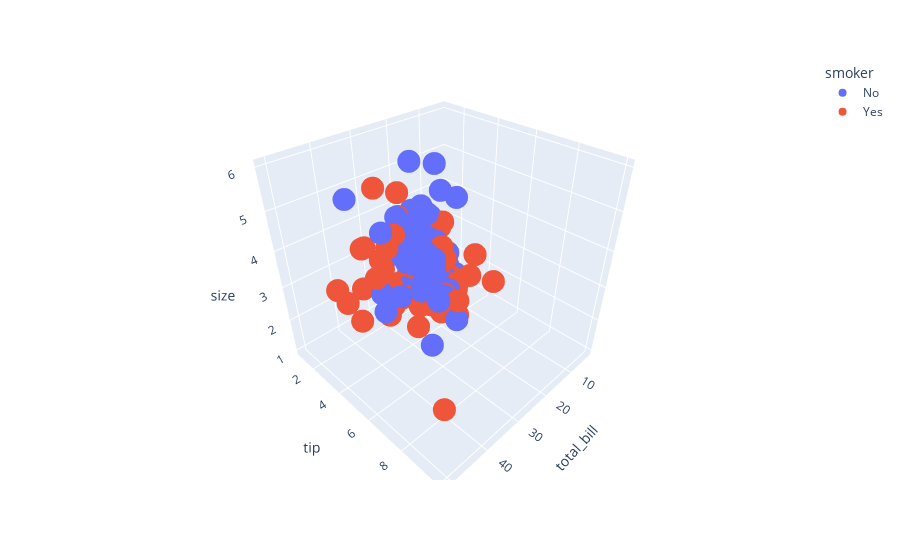

Notebook code for this chart:
### Code cell
px.scatter_3d(tips,x='total_bill',y='tip',z='size',color='smoker')

### Figure 1 — Plotly figure (JSON) as saved in the notebook; plotly's stock layout.template omitted (floating-point values rounded to 4 significant figures; data arrays with more than 128 entries replaced by an {"elided": "..."} marker saying what was removed)
{"data": [{"hovertemplate": "smoker=No<br>total_bill=%{x}<br>tip=%{y}<br>size=%{z}<extra></extra>", "legendgroup": "No", "marker": {"color": "#636efa", "symbol": "circle"}, "mode": "markers", "name": "No", "scene": "scene", "showlegend": true, "type": "scatter3d", "x": {"elided": "151 float values"}, "y": {"elided": "151 float values"}, "z": {"elided": "151 int values"}}, {"hovertemplate": "smoker=Yes<br>total_bill=%{x}<br>tip=%{y}<br>size=%{z}<extra></extra>", "legendgroup": "Yes", "marker": {"color": "#EF553B", "symbol": "circle"}, "mode": "markers", "name": "Yes", "scene": "scene", "showlegend": true, "type": "scatter3d", "x": [38.01, 11.24, 20.29, 13.81, 11.02, 18.29, 3.07, 15.01, 26.86, 25.28, 17.92, 19.44, 32.68, 28.97, 5.75, 16.32, 40.17, 27.28, 12.03, 21.01, 11.35, 15.38, 44.3, 22.42, 15.36, 20.49, 25.21, 14.31, 16, 17.51, 10.59, 10.63, 50.81, 15.81, 7.25, 31.85, 16.82, 32.9, 17.89, 14.48, 9.6, 34.63, 34.65, 23.33, 45.35, 23.17, 40.55, 20.9, 30.46, 18.15, 23.1, 15.69, 19.81, 28.44, 15.48, 16.58, 10.34, 43.11, 13, 13.51, 18.71, 12.74, 13, 16.4, 20.53, 16.47, 26.59, 38.73, 24.27, 12.76, 30.06, 25.89, 13.27, 28.17, 12.9, 28.15, 11.59, 7.74, 30.14, 12.16, 13.42, 8.58, 13.42, 16.27, 10.09, 22.12, 24.01, 15.69, 15.53, 12.6, 32.83, 27.18, 22.67], "y": [3, 1.76, 3.21, 2, 1.98, 3.76, 1, 2.09, 3.14, 5, 3.08, 3, 5, 3, 1, 4.3, 4.73, 4, 1.5, 3, 2.5, 3, 2.5, 3.48, 1.64, 4.06, 4.29, 4, 2, 3, 1.61, 2, 10, 3.16, 5.15, 3.18, 4, 3.11, 2, 2, 4, 3.55, 3.68, 5.65, 3.5, 6.5, 3, 3.5, 2, 3.5, 4, 1.5, 4.19, 2.56, 2.02, 4, 2, 5, 2, 2, 4, 2.01, 2, 2.5, 4, 3.23, 3.41, 3, 2.03, 2.23, 2, 5.16, 2.5, 6.5, 1.1, 3, 1.5, 1.44, 3.09, 2.2, 3.48, 1.92, 1.58, 2.5, 2, 2.88, 2, 3, 3, 1, 1.17, 2, 2], "z": [4, 2, 2, 2, 2, 4, 1, 2, 2, 2, 2, 2, 2, 2, 2, 2, 4, 2, 2, 2, 2, 2, 3, 2, 2, 2, 2, 2, 2, 2, 2, 2, 3, 2, 2, 2, 2, 2, 2, 2, 2, 2, 4, 2, 3, 4, 2, 3, 5, 3, 3, 2, 2, 2, 2, 2, 2, 4, 2, 2, 3, 2, 2, 2, 4, 3, 3, 4, 2, 2, 3, 4, 2, 3, 2, 5, 2, 2, 4, 2, 2, 1, 2, 2, 2, 2, 4, 3, 2, 2, 2, 2, 2]}], "layout": {"legend": {"title": {"text": "smoker"}, "tracegroupgap": 0}, "margin": {"t": 60}, "scene": {"domain": {"x": [0, 1], "y": [0, 1]}, "xaxis": {"title": {"text": "total_bill"}}, "yaxis": {"title": {"text": "tip"}}, "zaxis": {"title": {"text": "size"}}}}}
